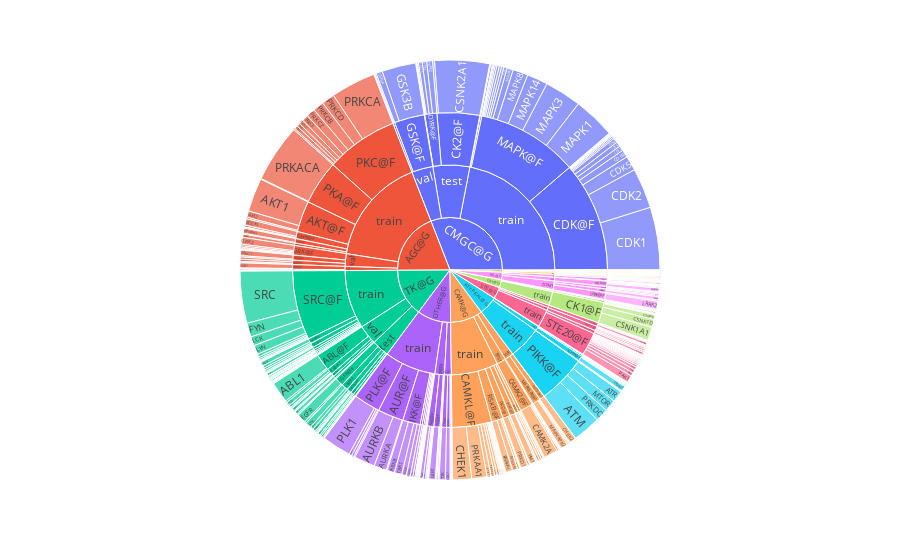

The notebook cell this image was saved under:
### Code cell
fig = px.sunburst(new_df[new_df['num_sites'] >= 0], path=['Group', 'MLSet', 'Family', 'Kinase'], values='num_sites')
fig.show()

### Figure 1 — Plotly figure (JSON) as saved in the notebook; plotly's stock layout.template omitted (floating-point values rounded to 4 significant figures; data arrays with more than 128 entries replaced by an {"elided": "..."} marker saying what was removed)
{"data": [{"branchvalues": "total", "domain": {"x": [0, 1], "y": [0, 1]}, "hovertemplate": "labels=%{label}<br>num_sites=%{value}<br>parent=%{parent}<br>id=%{id}<extra></extra>", "ids": {"elided": "560 str values"}, "labels": {"elided": "560 str values"}, "name": "", "parents": {"elided": "560 str values"}, "type": "sunburst", "values": {"elided": "560 int values"}}], "layout": {"legend": {"tracegroupgap": 0}, "margin": {"t": 60}}}
